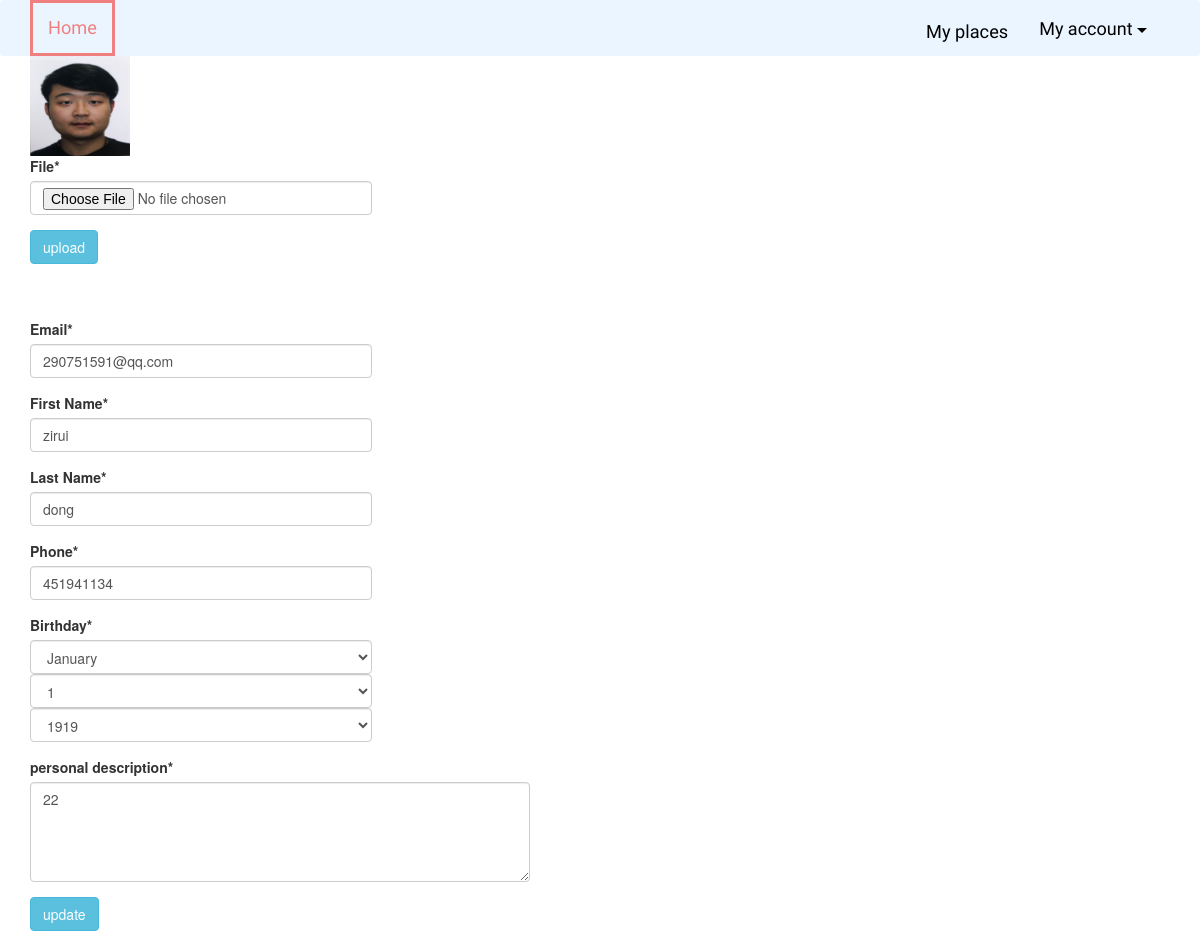
The app's page /updateUserInfo/ (signed in), older data.
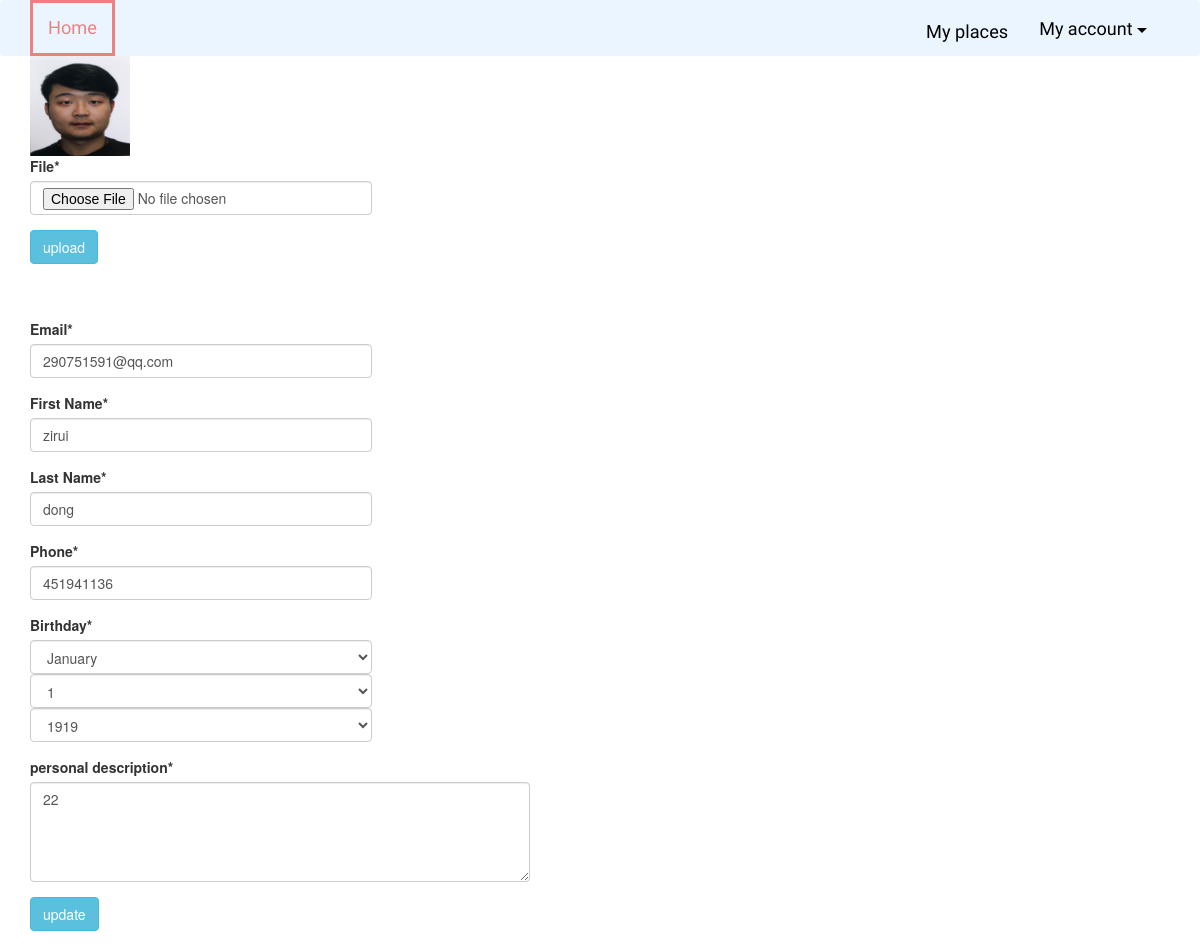
The same page, newer data.
### airbnb/models.py (models this page shows)
class User(AbstractUser):
    phone = models.CharField(max_length=11)
    birthday = models.DateField(blank=True, null=True)
    portrait = models.URLField(blank=True, null=True)
    credit = models.BooleanField(default=True)
    description = models.TextField(blank=True, null=True)

### airbnb/views.py (the view, shortened to what this page needs)
# urls.py: path('updateUserInfo/', views.updateUserInfo, name="updateUserInfo"),
def updateUserInfo(request):
    dict = {}
    user1 = models.User.objects.get(id=request.user.id)
    if user1.email:
        dict['email'] = user1.email
    if user1.first_name:
        dict['firstName'] = user1.first_name
    if user1.last_name:
        dict['lastName'] = user1.last_name
    if user1.phone:
        dict['phone'] = user1.phone
    if user1.birthday:
        dict['birthday'] = user1.birthday
    if user1.description:
        dict['description'] = user1.description
    photo = "/pictures/e1b5f44d998ccbf08cf5571d45e93cbb.png"
    if user1.portrait:
        photo = user1.portrait
    InitialUserForm = forms.UserInfoUpdateForm(initial=dict)
    FileForm = forms.FileForm()
    return render(request, 'updateUserInfo.html', locals())

### airbnb/forms.py
class FileForm(forms.Form):
    file = forms.FileField(widget=forms.ClearableFileInput(attrs={'class': 'form-control', 'style': 'width:30%'}))
    def __init__(self, *args, **kwargs):
        super(FileForm, self).__init__(*args, **kwargs)
        self.helper = FormHelper(self)
        self.helper.form_id = 'description-form'
        self.helper.form_method = 'post'
        self.helper.form_action = 'portraitUpload'
        self.helper.add_input(Submit('upload', 'upload', css_class='btn-info'))

### templates/updateUserInfo.html
{% if user and user.is_authenticated %}
    {% include 'baseLogin.html' %}
    {% load static %}
    <body style="background-image: url({% static 'background/blue.png' %})">
        {% block content %}
            <div class="container">
                {% load crispy_forms_tags %}
                <img src="{% static photo %}" height="100" width="100">
                {% crispy FileForm %}
                <br>
                <br>
                {% crispy InitialUserForm %}
            </div>
        {% endblock %}
    </body>
{% else %}
    <h1>Please login!</h1>
{% endif %}

### templates/baseLogin.html (shortened to what this page needs)
{% load static %}
<!DOCTYPE html>
<html lang="en">
<head>
    <link rel="stylesheet" href="{% static 'css/test.css' %}">
</head>
<body>
<nav class="navbar navbar-default" style="background: rgba(57,157,250,0.1);color: #000;border:none;margin:0 0 0 0">
      <div class="container-fluid">
        <div class="collapse navbar-collapse" id="my-nav">
          <ul class="nav navbar-nav">
            <li class="active"><a href="/index/" style="font-family: 'Spinnaker', sans-serif;font-size:130%;background: rgba(0,0,0,0);border-style: solid;color:#f08080">Home</a></li>
          </ul>
          <ul class="nav navbar-nav navbar-right">
              <li class="active"><a href="/listingManage/" style="position:relative;right:22px;top:7px;background:rgba(255,255,255,0);color:rgb(0,0,0);font-size:130%;font-family: 'Spinnaker', sans-serif;border:none">My places</a></li>
              <li class="dropdown"><button class="btn btn-primary dropdown-toggle btn-lg" type="button" data-toggle="dropdown" style="position:relative;right:22px;top:7px;background:rgba(255,255,255,0);color:rgb(0,0,0);font-family: 'Spinnaker', sans-serif;border:none">My account
              <span class="caret"></span></button>
              </li>
          </ul>
        </div>
      </div>
    </nav>
</body>

Row changes from the older to the newer data that the page shows:
changed User "290751591@qq.com": phone "451941134" → "451941136"
